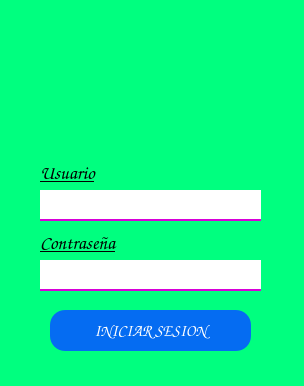
<?xml version="1.0" encoding="UTF-8"?>
<ui version="4.0">
 <class>MainWindow</class>
 <widget class="QMainWindow" name="MainWindow">
  <property name="geometry">
   <rect>
    <x>0</x>
    <y>0</y>
    <width>304</width>
    <height>386</height>
   </rect>
  </property>
  <property name="font">
   <font>
    <family>Comic Sans MS</family>
    <pointsize>14</pointsize>
   </font>
  </property>
  <property name="windowTitle">
   <string>MainWindow</string>
  </property>
  <property name="styleSheet">
   <string notr="true">QWidget{
background-color: rgb(0, 255, 127);
font: &quot;Comic Sans MS&quot;;
}

QLineEdit{
border: 0px;
background-color: rgb(255, 255, 255);
color: rgb(54, 54, 54);
border-bottom: 2px solid rgb(216, 0, 216);
}

QLineEdit:hover{
border: 0px;
background-color: rgb(255, 255, 255);
color: rgb(54, 54, 54);
border-bottom: 2px solid rgb(245, 245, 0);
}

QPushButton{
background-color: rgb(5, 108, 242);
border-radius: 15px;
color: rgb(255, 255, 255);
}


QPushButton:pressed{
background-color: rgb(79, 196, 207);
border-radius: 15px;
color: rgb(0, 0, 0);
}</string>
  </property>
  <widget class="QWidget" name="centralwidget">
   <widget class="QLabel" name="label">
    <property name="geometry">
     <rect>
      <x>90</x>
      <y>20</y>
      <width>131</width>
      <height>131</height>
     </rect>
    </property>
    <property name="autoFillBackground">
     <bool>false</bool>
    </property>
    <property name="text">
     <string/>
    </property>
    <property name="pixmap">
     <pixmap>img/hombre1.png</pixmap>
    </property>
    <property name="scaledContents">
     <bool>true</bool>
    </property>
    <property name="wordWrap">
     <bool>false</bool>
    </property>
   </widget>
   <widget class="QLabel" name="label_2">
    <property name="geometry">
     <rect>
      <x>40</x>
      <y>160</y>
      <width>66</width>
      <height>26</height>
     </rect>
    </property>
    <property name="font">
     <font>
      <family>Comic Sans MS</family>
      <pointsize>14</pointsize>
      <weight>50</weight>
      <italic>false</italic>
      <bold>false</bold>
      <underline>true</underline>
     </font>
    </property>
    <property name="text">
     <string>Usuario</string>
    </property>
   </widget>
   <widget class="QLineEdit" name="txtUsuario">
    <property name="geometry">
     <rect>
      <x>40</x>
      <y>190</y>
      <width>221</width>
      <height>31</height>
     </rect>
    </property>
    <property name="font">
     <font>
      <family>Comic Sans MS</family>
      <pointsize>10</pointsize>
      <weight>50</weight>
      <italic>false</italic>
      <bold>false</bold>
     </font>
    </property>
   </widget>
   <widget class="QPushButton" name="btnIniciar">
    <property name="geometry">
     <rect>
      <x>50</x>
      <y>310</y>
      <width>201</width>
      <height>41</height>
     </rect>
    </property>
    <property name="font">
     <font>
      <family>Comic Sans MS</family>
      <pointsize>12</pointsize>
     </font>
    </property>
    <property name="text">
     <string>INICIAR SESION</string>
    </property>
    <property name="icon">
     <iconset>
      <normaloff>img/sign4.png</normaloff>img/sign4.png</iconset>
    </property>
    <property name="iconSize">
     <size>
      <width>32</width>
      <height>32</height>
     </size>
    </property>
   </widget>
   <widget class="QLineEdit" name="txtPassword">
    <property name="geometry">
     <rect>
      <x>40</x>
      <y>260</y>
      <width>221</width>
      <height>31</height>
     </rect>
    </property>
    <property name="font">
     <font>
      <family>Comic Sans MS</family>
      <pointsize>16</pointsize>
      <weight>50</weight>
      <italic>false</italic>
      <bold>false</bold>
     </font>
    </property>
    <property name="autoFillBackground">
     <bool>false</bool>
    </property>
    <property name="echoMode">
     <enum>QLineEdit::Password</enum>
    </property>
    <property name="cursorPosition">
     <number>0</number>
    </property>
   </widget>
   <widget class="QLabel" name="label_3">
    <property name="geometry">
     <rect>
      <x>40</x>
      <y>230</y>
      <width>97</width>
      <height>26</height>
     </rect>
    </property>
    <property name="font">
     <font>
      <family>Comic Sans MS</family>
      <pointsize>14</pointsize>
      <weight>50</weight>
      <italic>false</italic>
      <bold>false</bold>
      <underline>true</underline>
     </font>
    </property>
    <property name="text">
     <string>Contraseña</string>
    </property>
   </widget>
  </widget>
 </widget>
 <resources/>
 <connections/>
</ui>
